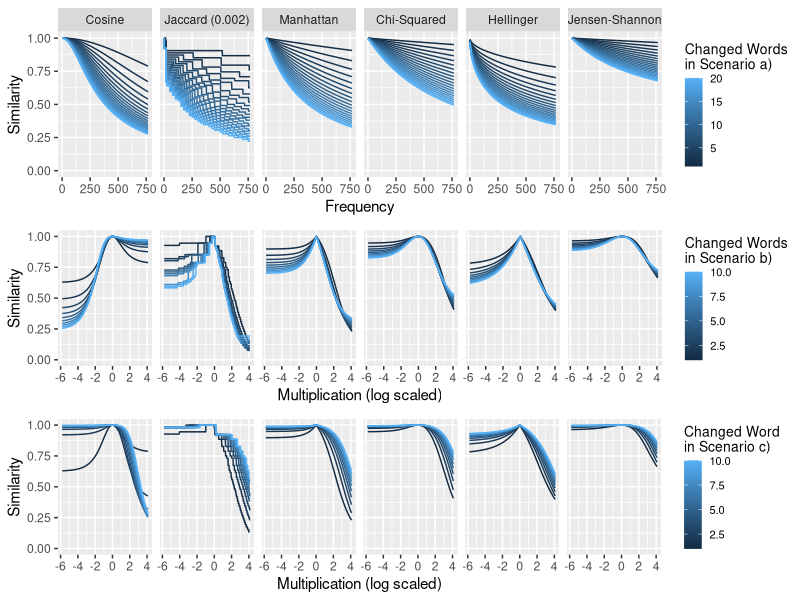
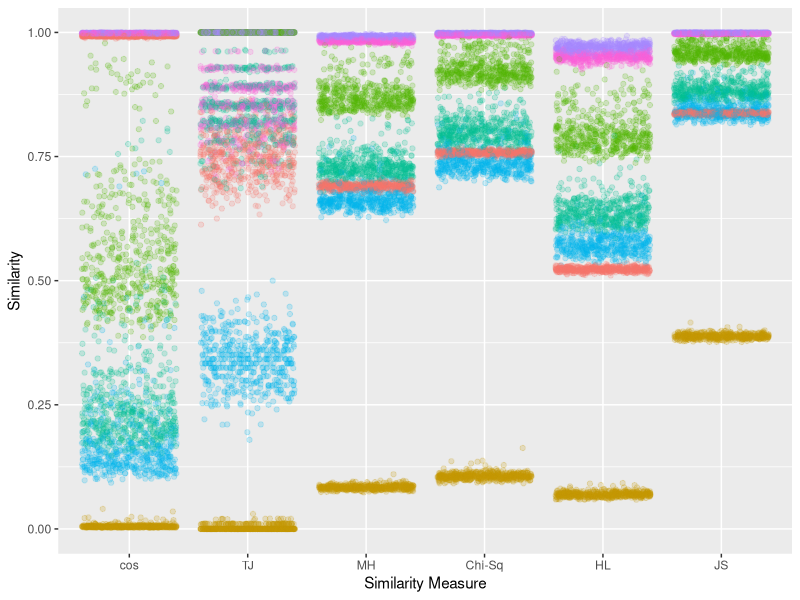
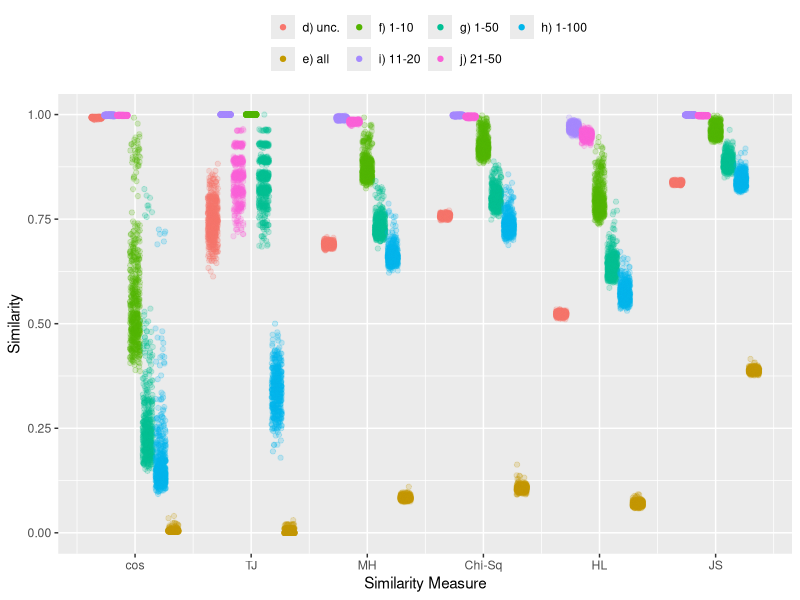

Write R code to recreate these figures, in order. (Note: this script raises an error after producing the figures.)
library(data.table)
library(ggplot2)
library(ggpubr)
library(GGally)

set.seed(1895)

kld = function(q1, q2){
  sum(q1 * log(q1/q2))
}

js = function(a, b, epsilon = 1e-06){
  a = a + epsilon
  b = b + epsilon
  p1 = a/sum(a)
  p2 = b/sum(b)
  1 - kld(p1, p1+p2)/2 - kld(p2, p1+p2)/2 - log(2)
}

jacc = function(a, b, limit.rel = 0.002){
  i1 = a > sum(a) * limit.rel
  i2 = b > sum(b) * limit.rel
  sum(i1 * i2) / sum(i1 + i2 > 0)
}

cosine = function(a, b) sum(a*b) / sqrt(sum(a^2)) / sqrt(sum(b^2))
hellinger = function(a, b) 1 - as.numeric(dist(rbind(sqrt(a/sum(a)), sqrt(b/sum(b))))/sqrt(2))
manhattan = function(a, b) 1 - as.numeric(dist(rbind(a/sum(a), b/sum(b)), method = "manhattan")/2)
chi = function(a, b, epsilon = 1e-06){
  a = a + epsilon
  b = b + epsilon
  a = a/sum(a)
  b = b/sum(b)
  1 - sum((a-b)^2/(a+b))/2
}

funs = c("cosine", "jacc", "manhattan", "chi", "hellinger", "js")
label = c("Cosine", "Jaccard (0.002)", "Manhattan", "Chi-Squared", "Hellinger", "Jensen-Shannon")
label2 = c("cos", "TJ", "MH", "Chi-Sq", "HL", "JS")

v = 10000

a = 1/(1:v * log(1.78*v)) * 7500
a = sort(as.integer(a) + rbinom(a, 1, a - as.integer(a)), decreasing = TRUE)

l = list()
for(fun in funs){
  z = sapply(1:max(a), function(x){
    b = a
    b[v] = x
    do.call(fun, list(a, b))
  })
  val = z
  
  for(i in 1:19){
    z = sapply(1:max(a), function(x){
      b = a
      b[v:(v-i)] = x
      do.call(fun, list(a, b))
    })
    val = c(val, z)
  }
  l[[fun]] = data.table(x = rep(1:max(a), 20), sim = val, k = rep(1:20, each = max(a)), measure = fun)
}
low = rbindlist(l)


l = list()
for(fun in funs){
  z = sapply(c(seq(0.003,1,0.001), seq(1,60,0.1)), function(x){
    b = a
    b[1] = b[1]*x
    do.call(fun, list(a, b))
  })
  val = z
  
  for(i in 2:10){
    z = sapply(c(seq(0.003,1,0.001), seq(1,60,0.1)), function(x){
      b = a
      b[1:i] = b[1:i]*x
      do.call(fun, list(a, b))
    })
    val = c(val, z)
  }
  l[[fun]] = data.table(x = rep(c(seq(0.003,1,0.001), seq(1,60,0.1)), 10),
                        sim = val, k = rep(1:10, each = length(c(seq(0.003,1,0.001), seq(1,60,0.1)))),
                        measure = fun)
}
topfirstfollowing = rbindlist(l)


l = list()
for(fun in funs){
  z = sapply(c(seq(0.003,1,0.001), seq(1,60,0.1)), function(x){
    b = a
    b[1] = b[1]*x
    do.call(fun, list(a, b))
  })
  val = z
  
  for(i in 2:10){
    z = sapply(c(seq(0.003,1,0.001), seq(1,60,0.1)), function(x){
      b = a
      b[i] = b[i]*x
      do.call(fun, list(a, b))
    })
    val = c(val, z)
  }
  l[[fun]] = data.table(x = rep(c(seq(0.003,1,0.001), seq(1,60,0.1)), 10),
                        sim = val, k = rep(1:10, each = length(c(seq(0.003,1,0.001), seq(1,60,0.1)))),
                        measure = fun)
}
topsingle = rbindlist(l)

plots1 = ggmatrix(lapply(funs, function(fun){
  ggplot(low[measure == fun]) +
    aes(x = x, y = sim, color = k, group = k) +
    geom_line() + ylim(c(0,1)) + labs(color = "Changed Words\nin Scenario a)") +
    scale_x_continuous(breaks = c(0,250,500,750)) +
    theme(legend.title = element_text(size = 10),
          legend.text = element_text(size = 8),
          legend.key.size = unit(0.45, 'cm'))
}), ncol = length(funs), nrow = 1,
xlab = "Frequency", ylab = "Similarity", legend = 1,
xAxisLabels = label)

plots2 = ggmatrix(lapply(funs, function(fun){
  ggplot(topfirstfollowing[measure == fun]) +
    aes(x = log(x), y = sim, color = k, group = k) +
    geom_line() + ylim(c(0,1)) + labs(color = "Changed Words\nin Scenario b)") +
    theme(legend.title = element_text(size = 10),
          legend.text = element_text(size = 8),
          legend.key.size = unit(0.45, 'cm'))
}), ncol = length(funs), nrow = 1,
xlab = "Multiplication (log scaled)", ylab = "Similarity", legend = 1)

plots3 = ggmatrix(lapply(funs, function(fun){
  ggplot(topsingle[measure == fun]) +
    aes(x = log(x), y = sim, color = k, group = k) +
    geom_line() + ylim(c(0,1)) + labs(color = "Changed Word  \nin Scenario c)") +
    theme(legend.title = element_text(size = 10),
          legend.text = element_text(size = 8),
          legend.key.size = unit(0.45, 'cm'))
}), ncol = length(funs), nrow = 1,
xlab = "Multiplication (log scaled)", ylab = "Similarity", legend = 1)

pdf("sim.pdf", 10, 7)
ggarrange(plotlist = list(ggmatrix_gtable(plots1),
                          ggmatrix_gtable(plots2),
                          ggmatrix_gtable(plots3)), nrow = 3,
          heights = c(1.18,1,1))
# 850x480
# 850x400

funs = factor(funs, levels = funs)
nrep = 500
unc = lapply(funs, function(fun){
  replicate(nrep,{
    a = tabulate(sample(1:v, 7500, replace = TRUE, prob = 1/(1:v * log(1.78*v))), nbins = v)
    b = tabulate(sample(1:v, 7500, replace = TRUE, prob = 1/(1:v * log(1.78*v))), nbins = v)
    do.call(as.character(fun), list(a,b))
  })
})
unc = data.table(sim = unlist(unc), measure = rep(funs, each = nrep), type = "d) unc.")
sam = lapply(funs, function(fun){
  replicate(nrep,{
    a = tabulate(sample(1:v, 7500, replace = TRUE, prob = 1/(1:v * log(1.78*v))), nbins = v)
    b = sample(a)
    do.call(as.character(fun), list(a,b))
  })
})
sam = data.table(sim = unlist(sam), measure = rep(funs, each = nrep), type = "e) all")
shuff10 = lapply(funs, function(fun){
  replicate(nrep,{
    a = tabulate(sample(1:v, 7500, replace = TRUE, prob = 1/(1:v * log(1.78*v))), nbins = v)
    b = a
    b[1:10] = sample(b[1:10])
    do.call(as.character(fun), list(a,b))
  })
})
shuff10 = data.table(sim = unlist(shuff10), measure = rep(funs, each = nrep), type = "f) 1-10")
shuff20 = lapply(funs, function(fun){
  replicate(nrep,{
    a = tabulate(sample(1:v, 7500, replace = TRUE, prob = 1/(1:v * log(1.78*v))), nbins = v)
    b = a
    b[11:20] = sample(b[11:20])
    do.call(as.character(fun), list(a,b))
  })
})
shuff20 = data.table(sim = unlist(shuff20), measure = rep(funs, each = nrep), type = "i) 11-20")
shuff30 = lapply(funs, function(fun){
  replicate(nrep,{
    a = tabulate(sample(1:v, 7500, replace = TRUE, prob = 1/(1:v * log(1.78*v))), nbins = v)
    b = a
    b[21:50] = sample(b[21:50])
    do.call(as.character(fun), list(a,b))
  })
})
shuff30 = data.table(sim = unlist(shuff30), measure = rep(funs, each = nrep), type = "j) 21-50")
shuff50 = lapply(funs, function(fun){
  replicate(nrep,{
    a = tabulate(sample(1:v, 7500, replace = TRUE, prob = 1/(1:v * log(1.78*v))), nbins = v)
    b = a
    b[1:50] = sample(b[1:50])
    do.call(as.character(fun), list(a,b))
  })
})
shuff50 = data.table(sim = unlist(shuff50), measure = rep(funs, each = nrep), type = "g) 1-50")
shuff100 = lapply(funs, function(fun){
  replicate(nrep,{
    a = tabulate(sample(1:v, 7500, replace = TRUE, prob = 1/(1:v * log(1.78*v))), nbins = v)
    b = a
    b[1:100] = sample(b[1:100])
    do.call(as.character(fun), list(a,b))
  })
})
shuff100 = data.table(sim = unlist(shuff100), measure = rep(funs, each = nrep), type = "h) 1-100")
both = rbind(unc, sam, shuff10, shuff20, shuff30, shuff50, shuff100)

pdf("sim_points_overlay.pdf", height = 2.5, width = 4)
ggplot(both[sample(.N)]) + aes(x = measure, y = sim, col = type) +
  geom_jitter(alpha = 0.2) + labs(color = "") +
  xlab("Similarity Measure") + ylab("Similarity") +
  scale_x_discrete(breaks = funs, labels = label2) +
  theme(legend.position = "top") +
  scale_color_discrete(breaks = c("unc.", "all", "1-10", "11-20", "1-50", "21-50", "1-100")) +
  guides(colour = guide_legend(override.aes = list(alpha = 1)))
dev.off()

both[, jitter.mid := c(-0.33, -0.22, -0.11, 0, 0.11, 0.22, 0.33)[match(type, c("d) unc.", "i) 11-20", "j) 21-50", "f) 1-10", "g) 1-50", "h) 1-100", "e) all"))]]
both[, x := match(measure, funs) + jitter.mid]

pdf("sim_points_2.pdf", height = 2.5, width = 4)
ggplot(both) + aes(x = x, y = sim, col = type) +
  geom_jitter(alpha = 0.2) + labs(color = "") +
  xlab("Similarity Measure") + ylab("Similarity") +
  scale_x_continuous(breaks = 1:6, labels = label2) +
  theme(legend.position = "top") +
  scale_color_discrete(breaks = c("d) unc.", "e) all", "f) 1-10", "i) 11-20", "g) 1-50", "j) 21-50", "h) 1-100")) +
  guides(colour = guide_legend(override.aes = list(alpha = 1)))
dev.off()

# comparison to zero vector
tab = sapply(funs, function(fun){
  c(
    do.call(as.character(fun), list(a, c(0, rep(0, 9999)))),
    do.call(as.character(fun), list(a, c(1, rep(0, 9999)))),
    do.call(as.character(fun), list(a, c(rep(0, 9999), 1)))
  )
})
row.names(tab) = c("zero", "first 1", "last 1")
tab = as.data.table(melt(tab))
tab[, sim := value]
tab[, measure := rep(as.character(funs), each = 3)]
tab[, type := as.character(Var1)]
#tab[, type := factor(as.character(Var1), levels = c("unc.", "shuffle", "zero", "first 1", "last 1"))]
tab[, Var1 := NULL]
tab[, Var2 := NULL]
tab[, value := NULL]
#both[, type := factor(type, levels = c("unc.", "shuffle", "zero", "first 1", "last 1"))]

set.seed(101)
#pdf("sim_unc.pdf", height = 2.5, width = 4)
ggplot(both[sample(.N)]) + aes(x = measure, y = sim, col = type) +
  geom_jitter(alpha = 0.2, height = 0) + labs(color = "") +
  xlab("Similarity Measure") + ylab("Similarity") +
  scale_x_discrete(breaks = funs, labels = label2) +
  geom_jitter(data = tab, width = 0.05, height = 0) +
  theme(legend.position = "top") +
  scale_color_discrete(breaks = c("unc.", "shuffle", "shuffle1:50", "shuffle51:100", "shuffle1:100", "zero", "first 1", "last 1"))
#dev.off()
dev.off()

